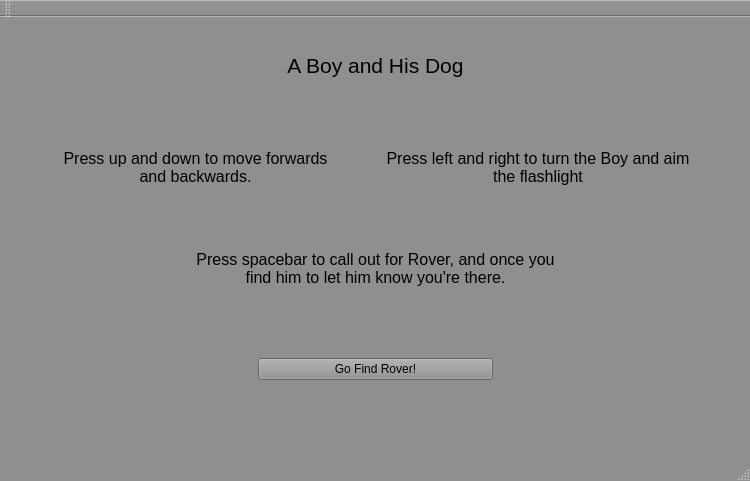
<?xml version="1.0" encoding="UTF-8"?>
<ui version="4.0">
 <class>MainWindow</class>
 <widget class="QMainWindow" name="MainWindow">
  <property name="geometry">
   <rect>
    <x>0</x>
    <y>0</y>
    <width>750</width>
    <height>481</height>
   </rect>
  </property>
  <property name="palette">
   <palette>
    <active>
     <colorrole role="WindowText">
      <brush brushstyle="SolidPattern">
       <color alpha="255">
        <red>0</red>
        <green>0</green>
        <blue>0</blue>
       </color>
      </brush>
     </colorrole>
     <colorrole role="Button">
      <brush brushstyle="SolidPattern">
       <color alpha="255">
        <red>143</red>
        <green>143</green>
        <blue>143</blue>
       </color>
      </brush>
     </colorrole>
     <colorrole role="Light">
      <brush brushstyle="SolidPattern">
       <color alpha="255">
        <red>215</red>
        <green>215</green>
        <blue>215</blue>
       </color>
      </brush>
     </colorrole>
     <colorrole role="Midlight">
      <brush brushstyle="SolidPattern">
       <color alpha="255">
        <red>179</red>
        <green>179</green>
        <blue>179</blue>
       </color>
      </brush>
     </colorrole>
     <colorrole role="Dark">
      <brush brushstyle="SolidPattern">
       <color alpha="255">
        <red>71</red>
        <green>71</green>
        <blue>71</blue>
       </color>
      </brush>
     </colorrole>
     <colorrole role="Mid">
      <brush brushstyle="SolidPattern">
       <color alpha="255">
        <red>95</red>
        <green>95</green>
        <blue>95</blue>
       </color>
      </brush>
     </colorrole>
     <colorrole role="Text">
      <brush brushstyle="SolidPattern">
       <color alpha="255">
        <red>0</red>
        <green>0</green>
        <blue>0</blue>
       </color>
      </brush>
     </colorrole>
     <colorrole role="BrightText">
      <brush brushstyle="SolidPattern">
       <color alpha="255">
        <red>255</red>
        <green>255</green>
        <blue>255</blue>
       </color>
      </brush>
     </colorrole>
     <colorrole role="ButtonText">
      <brush brushstyle="SolidPattern">
       <color alpha="255">
        <red>0</red>
        <green>0</green>
        <blue>0</blue>
       </color>
      </brush>
     </colorrole>
     <colorrole role="Base">
      <brush brushstyle="SolidPattern">
       <color alpha="255">
        <red>255</red>
        <green>255</green>
        <blue>255</blue>
       </color>
      </brush>
     </colorrole>
     <colorrole role="Window">
      <brush brushstyle="SolidPattern">
       <color alpha="255">
        <red>143</red>
        <green>143</green>
        <blue>143</blue>
       </color>
      </brush>
     </colorrole>
     <colorrole role="Shadow">
      <brush brushstyle="SolidPattern">
       <color alpha="255">
        <red>0</red>
        <green>0</green>
        <blue>0</blue>
       </color>
      </brush>
     </colorrole>
     <colorrole role="AlternateBase">
      <brush brushstyle="SolidPattern">
       <color alpha="255">
        <red>199</red>
        <green>199</green>
        <blue>199</blue>
       </color>
      </brush>
     </colorrole>
     <colorrole role="ToolTipBase">
      <brush brushstyle="SolidPattern">
       <color alpha="255">
        <red>255</red>
        <green>255</green>
        <blue>220</blue>
       </color>
      </brush>
     </colorrole>
     <colorrole role="ToolTipText">
      <brush brushstyle="SolidPattern">
       <color alpha="255">
        <red>0</red>
        <green>0</green>
        <blue>0</blue>
       </color>
      </brush>
     </colorrole>
    </active>
    <inactive>
     <colorrole role="WindowText">
      <brush brushstyle="SolidPattern">
       <color alpha="255">
        <red>0</red>
        <green>0</green>
        <blue>0</blue>
       </color>
      </brush>
     </colorrole>
     <colorrole role="Button">
      <brush brushstyle="SolidPattern">
       <color alpha="255">
        <red>143</red>
        <green>143</green>
        <blue>143</blue>
       </color>
      </brush>
     </colorrole>
     <colorrole role="Light">
      <brush brushstyle="SolidPattern">
       <color alpha="255">
        <red>215</red>
        <green>215</green>
        <blue>215</blue>
       </color>
      </brush>
     </colorrole>
     <colorrole role="Midlight">
      <brush brushstyle="SolidPattern">
       <color alpha="255">
        <red>179</red>
        <green>179</green>
        <blue>179</blue>
       </color>
      </brush>
     </colorrole>
     <colorrole role="Dark">
      <brush brushstyle="SolidPattern">
       <color alpha="255">
        <red>71</red>
        <green>71</green>
        <blue>71</blue>
       </color>
      </brush>
     </colorrole>
     <colorrole role="Mid">
      <brush brushstyle="SolidPattern">
       <color alpha="255">
        <red>95</red>
        <green>95</green>
        <blue>95</blue>
       </color>
      </brush>
     </colorrole>
     <colorrole role="Text">
      <brush brushstyle="SolidPattern">
       <color alpha="255">
        <red>0</red>
        <green>0</green>
        <blue>0</blue>
       </color>
      </brush>
     </colorrole>
     <colorrole role="BrightText">
      <brush brushstyle="SolidPattern">
       <color alpha="255">
        <red>255</red>
        <green>255</green>
        <blue>255</blue>
       </color>
      </brush>
     </colorrole>
     <colorrole role="ButtonText">
      <brush brushstyle="SolidPattern">
       <color alpha="255">
        <red>0</red>
        <green>0</green>
        <blue>0</blue>
       </color>
      </brush>
     </colorrole>
     <colorrole role="Base">
      <brush brushstyle="SolidPattern">
       <color alpha="255">
        <red>255</red>
        <green>255</green>
        <blue>255</blue>
       </color>
      </brush>
     </colorrole>
     <colorrole role="Window">
      <brush brushstyle="SolidPattern">
       <color alpha="255">
        <red>143</red>
        <green>143</green>
        <blue>143</blue>
       </color>
      </brush>
     </colorrole>
     <colorrole role="Shadow">
      <brush brushstyle="SolidPattern">
       <color alpha="255">
        <red>0</red>
        <green>0</green>
        <blue>0</blue>
       </color>
      </brush>
     </colorrole>
     <colorrole role="AlternateBase">
      <brush brushstyle="SolidPattern">
       <color alpha="255">
        <red>199</red>
        <green>199</green>
        <blue>199</blue>
       </color>
      </brush>
     </colorrole>
     <colorrole role="ToolTipBase">
      <brush brushstyle="SolidPattern">
       <color alpha="255">
        <red>255</red>
        <green>255</green>
        <blue>220</blue>
       </color>
      </brush>
     </colorrole>
     <colorrole role="ToolTipText">
      <brush brushstyle="SolidPattern">
       <color alpha="255">
        <red>0</red>
        <green>0</green>
        <blue>0</blue>
       </color>
      </brush>
     </colorrole>
    </inactive>
    <disabled>
     <colorrole role="WindowText">
      <brush brushstyle="SolidPattern">
       <color alpha="255">
        <red>71</red>
        <green>71</green>
        <blue>71</blue>
       </color>
      </brush>
     </colorrole>
     <colorrole role="Button">
      <brush brushstyle="SolidPattern">
       <color alpha="255">
        <red>143</red>
        <green>143</green>
        <blue>143</blue>
       </color>
      </brush>
     </colorrole>
     <colorrole role="Light">
      <brush brushstyle="SolidPattern">
       <color alpha="255">
        <red>215</red>
        <green>215</green>
        <blue>215</blue>
       </color>
      </brush>
     </colorrole>
     <colorrole role="Midlight">
      <brush brushstyle="SolidPattern">
       <color alpha="255">
        <red>179</red>
        <green>179</green>
        <blue>179</blue>
       </color>
      </brush>
     </colorrole>
     <colorrole role="Dark">
      <brush brushstyle="SolidPattern">
       <color alpha="255">
        <red>71</red>
        <green>71</green>
        <blue>71</blue>
       </color>
      </brush>
     </colorrole>
     <colorrole role="Mid">
      <brush brushstyle="SolidPattern">
       <color alpha="255">
        <red>95</red>
        <green>95</green>
        <blue>95</blue>
       </color>
      </brush>
     </colorrole>
     <colorrole role="Text">
      <brush brushstyle="SolidPattern">
       <color alpha="255">
        <red>71</red>
        <green>71</green>
        <blue>71</blue>
       </color>
      </brush>
     </colorrole>
     <colorrole role="BrightText">
      <brush brushstyle="SolidPattern">
       <color alpha="255">
        <red>255</red>
        <green>255</green>
        <blue>255</blue>
       </color>
      </brush>
     </colorrole>
     <colorrole role="ButtonText">
      <brush brushstyle="SolidPattern">
       <color alpha="255">
        <red>71</red>
        <green>71</green>
        <blue>71</blue>
       </color>
      </brush>
     </colorrole>
     <colorrole role="Base">
      <brush brushstyle="SolidPattern">
       <color alpha="255">
        <red>143</red>
        <green>143</green>
        <blue>143</blue>
       </color>
      </brush>
     </colorrole>
     <colorrole role="Window">
      <brush brushstyle="SolidPattern">
       <color alpha="255">
        <red>143</red>
        <green>143</green>
        <blue>143</blue>
       </color>
      </brush>
     </colorrole>
     <colorrole role="Shadow">
      <brush brushstyle="SolidPattern">
       <color alpha="255">
        <red>0</red>
        <green>0</green>
        <blue>0</blue>
       </color>
      </brush>
     </colorrole>
     <colorrole role="AlternateBase">
      <brush brushstyle="SolidPattern">
       <color alpha="255">
        <red>143</red>
        <green>143</green>
        <blue>143</blue>
       </color>
      </brush>
     </colorrole>
     <colorrole role="ToolTipBase">
      <brush brushstyle="SolidPattern">
       <color alpha="255">
        <red>255</red>
        <green>255</green>
        <blue>220</blue>
       </color>
      </brush>
     </colorrole>
     <colorrole role="ToolTipText">
      <brush brushstyle="SolidPattern">
       <color alpha="255">
        <red>0</red>
        <green>0</green>
        <blue>0</blue>
       </color>
      </brush>
     </colorrole>
    </disabled>
   </palette>
  </property>
  <property name="windowTitle">
   <string>MainWindow</string>
  </property>
  <widget class="QWidget" name="centralWidget">
   <widget class="QWidget" name="verticalLayoutWidget">
    <property name="geometry">
     <rect>
      <x>5</x>
      <y>-10</y>
      <width>741</width>
      <height>421</height>
     </rect>
    </property>
    <layout class="QVBoxLayout" name="MainLayout">
     <item>
      <widget class="QLabel" name="Title">
       <property name="font">
        <font>
         <pointsize>16</pointsize>
        </font>
       </property>
       <property name="text">
        <string>A Boy and His Dog</string>
       </property>
       <property name="scaledContents">
        <bool>true</bool>
       </property>
       <property name="alignment">
        <set>Qt::AlignCenter</set>
       </property>
      </widget>
     </item>
     <item>
      <layout class="QHBoxLayout" name="horizontalLayout">
       <property name="sizeConstraint">
        <enum>QLayout::SetFixedSize</enum>
       </property>
       <item>
        <spacer name="horizontalSpacer_2">
         <property name="orientation">
          <enum>Qt::Horizontal</enum>
         </property>
         <property name="sizeType">
          <enum>QSizePolicy::Fixed</enum>
         </property>
         <property name="sizeHint" stdset="0">
          <size>
           <width>40</width>
           <height>20</height>
          </size>
         </property>
        </spacer>
       </item>
       <item>
        <widget class="QLabel" name="UpDown">
         <property name="enabled">
          <bool>false</bool>
         </property>
         <property name="palette">
          <palette>
           <active>
            <colorrole role="WindowText">
             <brush brushstyle="SolidPattern">
              <color alpha="255">
               <red>255</red>
               <green>255</green>
               <blue>255</blue>
              </color>
             </brush>
            </colorrole>
            <colorrole role="Button">
             <brush brushstyle="SolidPattern">
              <color alpha="255">
               <red>0</red>
               <green>0</green>
               <blue>0</blue>
              </color>
             </brush>
            </colorrole>
            <colorrole role="Light">
             <brush brushstyle="SolidPattern">
              <color alpha="255">
               <red>0</red>
               <green>0</green>
               <blue>0</blue>
              </color>
             </brush>
            </colorrole>
            <colorrole role="Midlight">
             <brush brushstyle="SolidPattern">
              <color alpha="255">
               <red>0</red>
               <green>0</green>
               <blue>0</blue>
              </color>
             </brush>
            </colorrole>
            <colorrole role="Dark">
             <brush brushstyle="SolidPattern">
              <color alpha="255">
               <red>0</red>
               <green>0</green>
               <blue>0</blue>
              </color>
             </brush>
            </colorrole>
            <colorrole role="Mid">
             <brush brushstyle="SolidPattern">
              <color alpha="255">
               <red>0</red>
               <green>0</green>
               <blue>0</blue>
              </color>
             </brush>
            </colorrole>
            <colorrole role="Text">
             <brush brushstyle="SolidPattern">
              <color alpha="255">
               <red>255</red>
               <green>255</green>
               <blue>255</blue>
              </color>
             </brush>
            </colorrole>
            <colorrole role="BrightText">
             <brush brushstyle="SolidPattern">
              <color alpha="255">
               <red>255</red>
               <green>255</green>
               <blue>255</blue>
              </color>
             </brush>
            </colorrole>
            <colorrole role="ButtonText">
             <brush brushstyle="SolidPattern">
              <color alpha="255">
               <red>255</red>
               <green>255</green>
               <blue>255</blue>
              </color>
             </brush>
            </colorrole>
            <colorrole role="Base">
             <brush brushstyle="SolidPattern">
              <color alpha="255">
               <red>0</red>
               <green>0</green>
               <blue>0</blue>
              </color>
             </brush>
            </colorrole>
            <colorrole role="Window">
             <brush brushstyle="SolidPattern">
              <color alpha="255">
               <red>0</red>
               <green>0</green>
               <blue>0</blue>
              </color>
             </brush>
            </colorrole>
            <colorrole role="Shadow">
             <brush brushstyle="SolidPattern">
              <color alpha="255">
               <red>0</red>
               <green>0</green>
               <blue>0</blue>
              </color>
             </brush>
            </colorrole>
            <colorrole role="AlternateBase">
             <brush brushstyle="SolidPattern">
              <color alpha="255">
               <red>0</red>
               <green>0</green>
               <blue>0</blue>
              </color>
             </brush>
            </colorrole>
            <colorrole role="ToolTipBase">
             <brush brushstyle="SolidPattern">
              <color alpha="255">
               <red>255</red>
               <green>255</green>
               <blue>220</blue>
              </color>
             </brush>
            </colorrole>
            <colorrole role="ToolTipText">
             <brush brushstyle="SolidPattern">
              <color alpha="255">
               <red>0</red>
               <green>0</green>
               <blue>0</blue>
              </color>
             </brush>
            </colorrole>
           </active>
           <inactive>
            <colorrole role="WindowText">
             <brush brushstyle="SolidPattern">
              <color alpha="255">
               <red>255</red>
               <green>255</green>
               <blue>255</blue>
              </color>
             </brush>
            </colorrole>
            <colorrole role="Button">
             <brush brushstyle="SolidPattern">
              <color alpha="255">
               <red>0</red>
               <green>0</green>
               <blue>0</blue>
              </color>
             </brush>
            </colorrole>
            <colorrole role="Light">
             <brush brushstyle="SolidPattern">
              <color alpha="255">
               <red>0</red>
               <green>0</green>
               <blue>0</blue>
              </color>
             </brush>
            </colorrole>
            <colorrole role="Midlight">
             <brush brushstyle="SolidPattern">
              <color alpha="255">
               <red>0</red>
               <green>0</green>
               <blue>0</blue>
              </color>
             </brush>
            </colorrole>
            <colorrole role="Dark">
             <brush brushstyle="SolidPattern">
              <color alpha="255">
               <red>0</red>
               <green>0</green>
               <blue>0</blue>
              </color>
             </brush>
            </colorrole>
            <colorrole role="Mid">
             <brush brushstyle="SolidPattern">
              <color alpha="255">
               <red>0</red>
               <green>0</green>
               <blue>0</blue>
              </color>
             </brush>
            </colorrole>
            <colorrole role="Text">
             <brush brushstyle="SolidPattern">
              <color alpha="255">
               <red>255</red>
               <green>255</green>
               <blue>255</blue>
              </color>
             </brush>
            </colorrole>
            <colorrole role="BrightText">
             <brush brushstyle="SolidPattern">
              <color alpha="255">
               <red>255</red>
               <green>255</green>
               <blue>255</blue>
              </color>
             </brush>
            </colorrole>
            <colorrole role="ButtonText">
             <brush brushstyle="SolidPattern">
              <color alpha="255">
               <red>255</red>
               <green>255</green>
               <blue>255</blue>
              </color>
             </brush>
            </colorrole>
            <colorrole role="Base">
             <brush brushstyle="SolidPattern">
              <color alpha="255">
               <red>0</red>
               <green>0</green>
               <blue>0</blue>
              </color>
             </brush>
            </colorrole>
            <colorrole role="Window">
             <brush brushstyle="SolidPattern">
              <color alpha="255">
               <red>0</red>
               <green>0</green>
               <blue>0</blue>
              </color>
             </brush>
            </colorrole>
            <colorrole role="Shadow">
             <brush brushstyle="SolidPattern">
              <color alpha="255">
               <red>0</red>
               <green>0</green>
               <blue>0</blue>
              </color>
             </brush>
            </colorrole>
            <colorrole role="AlternateBase">
             <brush brushstyle="SolidPattern">
              <color alpha="255">
               <red>0</red>
               <green>0</green>
               <blue>0</blue>
              </color>
             </brush>
            </colorrole>
            <colorrole role="ToolTipBase">
             <brush brushstyle="SolidPattern">
              <color alpha="255">
               <red>255</red>
               <green>255</green>
               <blue>220</blue>
              </color>
             </brush>
            </colorrole>
            <colorrole role="ToolTipText">
             <brush brushstyle="SolidPattern">
              <color alpha="255">
               <red>0</red>
               <green>0</green>
               <blue>0</blue>
              </color>
             </brush>
            </colorrole>
           </inactive>
           <disabled>
            <colorrole role="WindowText">
             <brush brushstyle="SolidPattern">
              <color alpha="255">
               <red>0</red>
               <green>0</green>
               <blue>0</blue>
              </color>
             </brush>
            </colorrole>
            <colorrole role="Button">
             <brush brushstyle="SolidPattern">
              <color alpha="255">
               <red>0</red>
               <green>0</green>
               <blue>0</blue>
              </color>
             </brush>
            </colorrole>
            <colorrole role="Light">
             <brush brushstyle="SolidPattern">
              <color alpha="255">
               <red>0</red>
               <green>0</green>
               <blue>0</blue>
              </color>
             </brush>
            </colorrole>
            <colorrole role="Midlight">
             <brush brushstyle="SolidPattern">
              <color alpha="255">
               <red>0</red>
               <green>0</green>
               <blue>0</blue>
              </color>
             </brush>
            </colorrole>
            <colorrole role="Dark">
             <brush brushstyle="SolidPattern">
              <color alpha="255">
               <red>0</red>
               <green>0</green>
               <blue>0</blue>
              </color>
             </brush>
            </colorrole>
            <colorrole role="Mid">
             <brush brushstyle="SolidPattern">
              <color alpha="255">
               <red>0</red>
               <green>0</green>
               <blue>0</blue>
              </color>
             </brush>
            </colorrole>
            <colorrole role="Text">
             <brush brushstyle="SolidPattern">
              <color alpha="255">
               <red>0</red>
               <green>0</green>
               <blue>0</blue>
              </color>
             </brush>
            </colorrole>
            <colorrole role="BrightText">
             <brush brushstyle="SolidPattern">
              <color alpha="255">
               <red>255</red>
               <green>255</green>
               <blue>255</blue>
              </color>
             </brush>
            </colorrole>
            <colorrole role="ButtonText">
             <brush brushstyle="SolidPattern">
              <color alpha="255">
               <red>0</red>
               <green>0</green>
               <blue>0</blue>
              </color>
             </brush>
            </colorrole>
            <colorrole role="Base">
             <brush brushstyle="SolidPattern">
              <color alpha="255">
               <red>0</red>
               <green>0</green>
               <blue>0</blue>
              </color>
             </brush>
            </colorrole>
            <colorrole role="Window">
             <brush brushstyle="SolidPattern">
              <color alpha="255">
               <red>0</red>
               <green>0</green>
               <blue>0</blue>
              </color>
             </brush>
            </colorrole>
            <colorrole role="Shadow">
             <brush brushstyle="SolidPattern">
              <color alpha="255">
               <red>0</red>
               <green>0</green>
               <blue>0</blue>
              </color>
             </brush>
            </colorrole>
            <colorrole role="AlternateBase">
             <brush brushstyle="SolidPattern">
              <color alpha="255">
               <red>0</red>
               <green>0</green>
               <blue>0</blue>
              </color>
             </brush>
            </colorrole>
            <colorrole role="ToolTipBase">
             <brush brushstyle="SolidPattern">
              <color alpha="255">
               <red>255</red>
               <green>255</green>
               <blue>220</blue>
              </color>
             </brush>
            </colorrole>
            <colorrole role="ToolTipText">
             <brush brushstyle="SolidPattern">
              <color alpha="255">
               <red>0</red>
               <green>0</green>
               <blue>0</blue>
              </color>
             </brush>
            </colorrole>
           </disabled>
          </palette>
         </property>
         <property name="font">
          <font>
           <pointsize>12</pointsize>
          </font>
         </property>
         <property name="text">
          <string>Press up and down to move forwards and backwards.</string>
         </property>
         <property name="alignment">
          <set>Qt::AlignCenter</set>
         </property>
         <property name="wordWrap">
          <bool>true</bool>
         </property>
        </widget>
       </item>
       <item>
        <spacer name="horizontalSpacer">
         <property name="orientation">
          <enum>Qt::Horizontal</enum>
         </property>
         <property name="sizeType">
          <enum>QSizePolicy::Fixed</enum>
         </property>
         <property name="sizeHint" stdset="0">
          <size>
           <width>40</width>
           <height>20</height>
          </size>
         </property>
        </spacer>
       </item>
       <item>
        <widget class="QLabel" name="LeftRight">
         <property name="font">
          <font>
           <pointsize>12</pointsize>
          </font>
         </property>
         <property name="text">
          <string>Press left and right to turn the Boy and aim the flashlight</string>
         </property>
         <property name="alignment">
          <set>Qt::AlignCenter</set>
         </property>
         <property name="wordWrap">
          <bool>true</bool>
         </property>
        </widget>
       </item>
       <item>
        <spacer name="horizontalSpacer_3">
         <property name="orientation">
          <enum>Qt::Horizontal</enum>
         </property>
         <property name="sizeType">
          <enum>QSizePolicy::Fixed</enum>
         </property>
         <property name="sizeHint" stdset="0">
          <size>
           <width>40</width>
           <height>20</height>
          </size>
         </property>
        </spacer>
       </item>
      </layout>
     </item>
     <item>
      <layout class="QHBoxLayout" name="horizontalLayout_2">
       <item>
        <spacer name="horizontalSpacer_4">
         <property name="orientation">
          <enum>Qt::Horizontal</enum>
         </property>
         <property name="sizeHint" stdset="0">
          <size>
           <width>40</width>
           <height>20</height>
          </size>
         </property>
        </spacer>
       </item>
       <item>
        <widget class="QLabel" name="Spacebar">
         <property name="font">
          <font>
           <pointsize>12</pointsize>
          </font>
         </property>
         <property name="text">
          <string>Press spacebar to call out for Rover, and once you find him to let him know you're there.</string>
         </property>
         <property name="alignment">
          <set>Qt::AlignCenter</set>
         </property>
         <property name="wordWrap">
          <bool>true</bool>
         </property>
        </widget>
       </item>
       <item>
        <spacer name="horizontalSpacer_5">
         <property name="orientation">
          <enum>Qt::Horizontal</enum>
         </property>
         <property name="sizeHint" stdset="0">
          <size>
           <width>40</width>
           <height>20</height>
          </size>
         </property>
        </spacer>
       </item>
      </layout>
     </item>
     <item>
      <layout class="QHBoxLayout" name="horizontalLayout_3">
       <item>
        <widget class="QLabel" name="label_2">
         <property name="text">
          <string/>
         </property>
         <property name="pixmap">
          <pixmap resource="Sound_Files/image_files.qrc">:/boy.png</pixmap>
         </property>
         <property name="scaledContents">
          <bool>false</bool>
         </property>
         <property name="alignment">
          <set>Qt::AlignRight|Qt::AlignTrailing|Qt::AlignVCenter</set>
         </property>
         <property name="openExternalLinks">
          <bool>false</bool>
         </property>
        </widget>
       </item>
       <item>
        <widget class="QPushButton" name="game_begin">
         <property name="text">
          <string>Go Find Rover!</string>
         </property>
        </widget>
       </item>
       <item>
        <widget class="QLabel" name="label">
         <property name="text">
          <string/>
         </property>
         <property name="pixmap">
          <pixmap resource="Sound_Files/image_files.qrc">:/dog.jpg</pixmap>
         </property>
         <property name="wordWrap">
          <bool>true</bool>
         </property>
        </widget>
       </item>
      </layout>
     </item>
    </layout>
   </widget>
  </widget>
  <widget class="QMenuBar" name="menuBar">
   <property name="geometry">
    <rect>
     <x>0</x>
     <y>0</y>
     <width>750</width>
     <height>26</height>
    </rect>
   </property>
  </widget>
  <widget class="QToolBar" name="mainToolBar">
   <attribute name="toolBarArea">
    <enum>TopToolBarArea</enum>
   </attribute>
   <attribute name="toolBarBreak">
    <bool>false</bool>
   </attribute>
  </widget>
  <widget class="QStatusBar" name="statusBar"/>
 </widget>
 <layoutdefault spacing="6" margin="11"/>
 <resources>
  <include location="Sound_Files/image_files.qrc"/>
 </resources>
 <connections>
  <connection>
   <sender>game_begin</sender>
   <signal>clicked()</signal>
   <receiver>MainWindow</receiver>
   <slot>create_map()</slot>
   <hints>
    <hint type="sourcelabel">
     <x>381</x>
     <y>408</y>
    </hint>
    <hint type="destinationlabel">
     <x>180</x>
     <y>431</y>
    </hint>
   </hints>
  </connection>
 </connections>
 <slots>
  <slot>create_map()</slot>
 </slots>
</ui>
